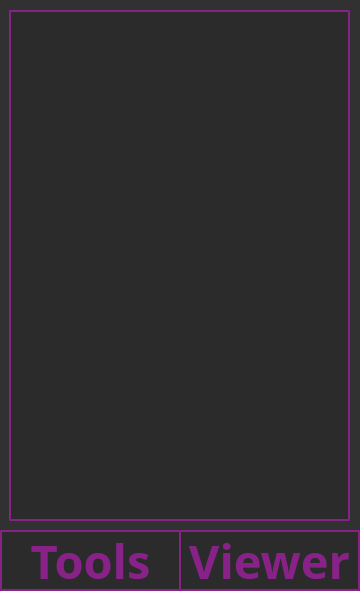
<?xml version="1.0" encoding="UTF-8"?>
<ui version="4.0">
 <class>MainWindow</class>
 <widget class="QMainWindow" name="MainWindow">
  <property name="geometry">
   <rect>
    <x>0</x>
    <y>0</y>
    <width>360</width>
    <height>591</height>
   </rect>
  </property>
  <property name="minimumSize">
   <size>
    <width>360</width>
    <height>591</height>
   </size>
  </property>
  <property name="maximumSize">
   <size>
    <width>360</width>
    <height>591</height>
   </size>
  </property>
  <property name="windowTitle">
   <string>Subscription Reminder</string>
  </property>
  <property name="windowIcon">
   <iconset>
    <normaloff>../../Downloads/reminders.png</normaloff>../../Downloads/reminders.png</iconset>
  </property>
  <property name="styleSheet">
   <string notr="true">background-color: rgb(49, 49, 49);
</string>
  </property>
  <widget class="QWidget" name="centralwidget">
   <widget class="QStackedWidget" name="stackedWidget">
    <property name="geometry">
     <rect>
      <x>-1</x>
      <y>-21</y>
      <width>371</width>
      <height>621</height>
     </rect>
    </property>
    <property name="currentIndex">
     <number>2</number>
    </property>
    <widget class="QWidget" name="page">
     <widget class="QLabel" name="label">
      <property name="geometry">
       <rect>
        <x>0</x>
        <y>20</y>
        <width>361</width>
        <height>591</height>
       </rect>
      </property>
      <property name="font">
       <font>
        <family>PT Mono</family>
        <pointsize>44</pointsize>
       </font>
      </property>
      <property name="cursor">
       <cursorShape>BusyCursor</cursorShape>
      </property>
      <property name="styleSheet">
       <string notr="true">color: rgba(148, 33, 146, 230);
</string>
      </property>
      <property name="text">
       <string>Subscription
Reminder</string>
      </property>
      <property name="alignment">
       <set>Qt::AlignCenter</set>
      </property>
     </widget>
    </widget>
    <widget class="QWidget" name="page_2">
     <widget class="QPushButton" name="toolsB">
      <property name="geometry">
       <rect>
        <x>1</x>
        <y>551</y>
        <width>181</width>
        <height>61</height>
       </rect>
      </property>
      <property name="font">
       <font>
        <family>Trebuchet MS</family>
        <pointsize>35</pointsize>
        <weight>75</weight>
        <bold>true</bold>
       </font>
      </property>
      <property name="cursor">
       <cursorShape>ArrowCursor</cursorShape>
      </property>
      <property name="styleSheet">
       <string notr="true">color: rgba(148, 33, 146, 230);
background-color: rgb(43, 43, 43);
border: 2px solid rgba(148, 33, 146, 230);</string>
      </property>
      <property name="text">
       <string>Tools</string>
      </property>
     </widget>
     <widget class="QPushButton" name="viewerB">
      <property name="geometry">
       <rect>
        <x>180</x>
        <y>551</y>
        <width>181</width>
        <height>61</height>
       </rect>
      </property>
      <property name="font">
       <font>
        <family>Trebuchet MS</family>
        <pointsize>35</pointsize>
        <weight>75</weight>
        <bold>true</bold>
       </font>
      </property>
      <property name="cursor">
       <cursorShape>ArrowCursor</cursorShape>
      </property>
      <property name="styleSheet">
       <string notr="true">color: rgba(148, 33, 146, 230);
background-color: rgb(43, 43, 43);
border: 2px solid rgba(148, 33, 146, 230);</string>
      </property>
      <property name="text">
       <string>Viewer</string>
      </property>
     </widget>
     <widget class="QLabel" name="label2">
      <property name="geometry">
       <rect>
        <x>10</x>
        <y>40</y>
        <width>341</width>
        <height>51</height>
       </rect>
      </property>
      <property name="font">
       <font>
        <family>Times</family>
        <pointsize>37</pointsize>
       </font>
      </property>
      <property name="styleSheet">
       <string notr="true">color: rgba(148, 33, 146, 230);</string>
      </property>
      <property name="text">
       <string>Subscription Reminder</string>
      </property>
      <property name="alignment">
       <set>Qt::AlignCenter</set>
      </property>
     </widget>
     <widget class="QLabel" name="endtimeL">
      <property name="geometry">
       <rect>
        <x>40</x>
        <y>170</y>
        <width>91</width>
        <height>31</height>
       </rect>
      </property>
      <property name="font">
       <font>
        <family>Tahoma</family>
        <pointsize>21</pointsize>
       </font>
      </property>
      <property name="styleSheet">
       <string notr="true">color: rgba(148, 33, 146, 230);</string>
      </property>
      <property name="text">
       <string>End time:</string>
      </property>
     </widget>
     <widget class="QTimeEdit" name="timeEdit">
      <property name="geometry">
       <rect>
        <x>140</x>
        <y>170</y>
        <width>181</width>
        <height>31</height>
       </rect>
      </property>
      <property name="font">
       <font>
        <family>Tahoma</family>
        <pointsize>15</pointsize>
       </font>
      </property>
      <property name="toolTip">
       <string>&lt;html&gt;&lt;head/&gt;&lt;body&gt;&lt;p&gt;Subscription End Time&lt;/p&gt;&lt;/body&gt;&lt;/html&gt;</string>
      </property>
      <property name="styleSheet">
       <string notr="true">color: rgba(148, 33, 146, 230);
background-color: rgb(43, 43, 43);
border: 1px solid rgba(148, 33, 146, 230);

</string>
      </property>
      <property name="time">
       <time>
        <hour>12</hour>
        <minute>7</minute>
        <second>8</second>
       </time>
      </property>
     </widget>
     <widget class="QLabel" name="enddateL">
      <property name="geometry">
       <rect>
        <x>40</x>
        <y>220</y>
        <width>91</width>
        <height>31</height>
       </rect>
      </property>
      <property name="font">
       <font>
        <family>Tahoma</family>
        <pointsize>21</pointsize>
       </font>
      </property>
      <property name="styleSheet">
       <string notr="true">color: rgba(148, 33, 146, 230);</string>
      </property>
      <property name="text">
       <string>End date:</string>
      </property>
     </widget>
     <widget class="QDateEdit" name="dateEdit">
      <property name="geometry">
       <rect>
        <x>140</x>
        <y>220</y>
        <width>181</width>
        <height>31</height>
       </rect>
      </property>
      <property name="font">
       <font>
        <family>Tahoma</family>
        <pointsize>15</pointsize>
       </font>
      </property>
      <property name="toolTip">
       <string>&lt;html&gt;&lt;head/&gt;&lt;body&gt;&lt;p&gt;Subscription End Date&lt;/p&gt;&lt;/body&gt;&lt;/html&gt;</string>
      </property>
      <property name="styleSheet">
       <string notr="true">color: rgba(148, 33, 146, 230);
background-color: rgb(43, 43, 43);
border: 1px solid rgba(148, 33, 146, 230);
</string>
      </property>
      <property name="date">
       <date>
        <year>2010</year>
        <month>10</month>
        <day>6</day>
       </date>
      </property>
     </widget>
     <widget class="QLabel" name="nameL">
      <property name="geometry">
       <rect>
        <x>40</x>
        <y>120</y>
        <width>61</width>
        <height>31</height>
       </rect>
      </property>
      <property name="font">
       <font>
        <family>Tahoma</family>
        <pointsize>21</pointsize>
       </font>
      </property>
      <property name="toolTip">
       <string/>
      </property>
      <property name="styleSheet">
       <string notr="true">color: rgba(148, 33, 146, 230);</string>
      </property>
      <property name="text">
       <string>Name:</string>
      </property>
     </widget>
     <widget class="QLineEdit" name="lineEdit">
      <property name="geometry">
       <rect>
        <x>110</x>
        <y>120</y>
        <width>211</width>
        <height>31</height>
       </rect>
      </property>
      <property name="font">
       <font>
        <family>Tahoma</family>
        <pointsize>17</pointsize>
       </font>
      </property>
      <property name="acceptDrops">
       <bool>false</bool>
      </property>
      <property name="toolTip">
       <string>&lt;html&gt;&lt;head/&gt;&lt;body&gt;&lt;p&gt;Subscription Name&lt;/p&gt;&lt;/body&gt;&lt;/html&gt;</string>
      </property>
      <property name="styleSheet">
       <string notr="true">color: rgba(148, 33, 146, 230);
background-color: rgb(43, 43, 43);
border: 1px solid rgba(148, 33, 146, 230);</string>
      </property>
      <property name="text">
       <string/>
      </property>
     </widget>
     <widget class="QPushButton" name="deleteallB">
      <property name="geometry">
       <rect>
        <x>60</x>
        <y>380</y>
        <width>241</width>
        <height>41</height>
       </rect>
      </property>
      <property name="font">
       <font>
        <family>Times New Roman</family>
        <pointsize>25</pointsize>
       </font>
      </property>
      <property name="cursor">
       <cursorShape>PointingHandCursor</cursorShape>
      </property>
      <property name="toolTip">
       <string>&lt;html&gt;&lt;head/&gt;&lt;body&gt;&lt;p&gt;Delete Everything&lt;/p&gt;&lt;/body&gt;&lt;/html&gt;</string>
      </property>
      <property name="styleSheet">
       <string notr="true">color: rgba(148, 33, 146, 230);
background-color: rgb(43, 43, 43);
border: 2px solid rgba(148, 33, 146, 230);
border-radius: 15px;</string>
      </property>
      <property name="text">
       <string>Delete All</string>
      </property>
     </widget>
     <widget class="QPushButton" name="deleteenteredB">
      <property name="geometry">
       <rect>
        <x>60</x>
        <y>440</y>
        <width>241</width>
        <height>41</height>
       </rect>
      </property>
      <property name="font">
       <font>
        <family>Times New Roman</family>
        <pointsize>25</pointsize>
       </font>
      </property>
      <property name="cursor">
       <cursorShape>PointingHandCursor</cursorShape>
      </property>
      <property name="toolTip">
       <string>&lt;html&gt;&lt;head/&gt;&lt;body&gt;&lt;p&gt;&lt;/p&gt;Delete Everything With Entered Entries&lt;/body&gt;&lt;/html&gt;</string>
      </property>
      <property name="styleSheet">
       <string notr="true">color: rgba(148, 33, 146, 230);
background-color: rgb(43, 43, 43);
border: 2px solid rgba(148, 33, 146, 230);
border-radius: 15px;</string>
      </property>
      <property name="text">
       <string>Delete Entered</string>
      </property>
     </widget>
     <widget class="QPushButton" name="addB">
      <property name="geometry">
       <rect>
        <x>60</x>
        <y>320</y>
        <width>241</width>
        <height>41</height>
       </rect>
      </property>
      <property name="font">
       <font>
        <family>Times New Roman</family>
        <pointsize>25</pointsize>
       </font>
      </property>
      <property name="cursor">
       <cursorShape>PointingHandCursor</cursorShape>
      </property>
      <property name="toolTip">
       <string>&lt;html&gt;&lt;head/&gt;&lt;body&gt;&lt;p&gt;Add With Entered Entries&lt;/p&gt;&lt;/body&gt;&lt;/html&gt;</string>
      </property>
      <property name="styleSheet">
       <string notr="true">color: rgba(148, 33, 146, 230);
background-color: rgb(43, 43, 43);
border: 2px solid rgba(148, 33, 146, 230);
border-radius: 15px;</string>
      </property>
      <property name="text">
       <string>Add</string>
      </property>
     </widget>
    </widget>
    <widget class="QWidget" name="page_3">
     <widget class="QListWidget" name="listWidget">
      <property name="geometry">
       <rect>
        <x>10</x>
        <y>31</y>
        <width>341</width>
        <height>511</height>
       </rect>
      </property>
      <property name="font">
       <font>
        <family>Sukhumvit Set</family>
        <pointsize>19</pointsize>
       </font>
      </property>
      <property name="styleSheet">
       <string notr="true">color: rgba(148, 33, 146, 230);
background-color: rgb(43, 43, 43);
border: 2px solid rgba(148, 33, 146, 230);

</string>
      </property>
     </widget>
     <widget class="QPushButton" name="viewerB_2">
      <property name="geometry">
       <rect>
        <x>180</x>
        <y>551</y>
        <width>181</width>
        <height>61</height>
       </rect>
      </property>
      <property name="font">
       <font>
        <family>Trebuchet MS</family>
        <pointsize>35</pointsize>
        <weight>75</weight>
        <bold>true</bold>
       </font>
      </property>
      <property name="styleSheet">
       <string notr="true">color: rgba(148, 33, 146, 230);
background-color: rgb(43, 43, 43);
border: 2px solid rgba(148, 33, 146, 230);</string>
      </property>
      <property name="text">
       <string>Viewer</string>
      </property>
     </widget>
     <widget class="QPushButton" name="toolsB_2">
      <property name="geometry">
       <rect>
        <x>1</x>
        <y>551</y>
        <width>181</width>
        <height>61</height>
       </rect>
      </property>
      <property name="font">
       <font>
        <family>Trebuchet MS</family>
        <pointsize>35</pointsize>
        <weight>75</weight>
        <bold>true</bold>
       </font>
      </property>
      <property name="styleSheet">
       <string notr="true">color: rgba(148, 33, 146, 230);
background-color: rgb(43, 43, 43);
border: 2px solid rgba(148, 33, 146, 230);</string>
      </property>
      <property name="text">
       <string>Tools</string>
      </property>
     </widget>
    </widget>
   </widget>
  </widget>
 </widget>
 <resources/>
 <connections/>
</ui>
